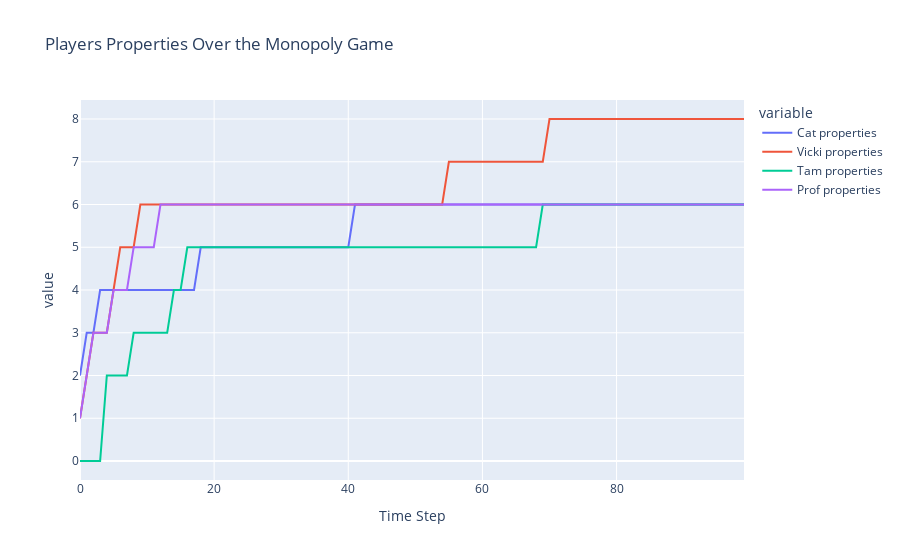

This figure's notebook cell:
### Code cell
df = pd.DataFrame({'Time Step': range(len(properties[0])), 'Cat properties': properties[0], 'Vicki properties': properties[1], 
                   'Tam properties': properties[2], 'Prof properties': properties[3]})
fig = px.line(df, x='Time Step', y=['Cat properties', 'Vicki properties', 'Tam properties', 'Prof properties'], title='Players Properties Over the Monopoly Game')
fig.show()

### Figure 1 — Plotly figure (JSON) as saved in the notebook; plotly's stock layout.template omitted (floating-point values rounded to 4 significant figures)
{"data": [{"hovertemplate": "variable=Cat properties<br>Time Step=%{x}<br>value=%{y}<extra></extra>", "legendgroup": "Cat properties", "line": {"color": "#636efa", "dash": "solid"}, "marker": {"symbol": "circle"}, "mode": "lines", "name": "Cat properties", "orientation": "v", "showlegend": true, "type": "scatter", "x": [0, 1, 2, 3, 4, 5, 6, 7, 8, 9, 10, 11, 12, 13, 14, 15, 16, 17, 18, 19, 20, 21, 22, 23, 24, 25, 26, 27, 28, 29, 30, 31, 32, 33, 34, 35, 36, 37, 38, 39, 40, 41, 42, 43, 44, 45, 46, 47, 48, 49, 50, 51, 52, 53, 54, 55, 56, 57, 58, 59, 60, 61, 62, 63, 64, 65, 66, 67, 68, 69, 70, 71, 72, 73, 74, 75, 76, 77, 78, 79, 80, 81, 82, 83, 84, 85, 86, 87, 88, 89, 90, 91, 92, 93, 94, 95, 96, 97, 98, 99], "xaxis": "x", "y": [2, 3, 3, 4, 4, 4, 4, 4, 4, 4, 4, 4, 4, 4, 4, 4, 4, 4, 5, 5, 5, 5, 5, 5, 5, 5, 5, 5, 5, 5, 5, 5, 5, 5, 5, 5, 5, 5, 5, 5, 5, 6, 6, 6, 6, 6, 6, 6, 6, 6, 6, 6, 6, 6, 6, 6, 6, 6, 6, 6, 6, 6, 6, 6, 6, 6, 6, 6, 6, 6, 6, 6, 6, 6, 6, 6, 6, 6, 6, 6, 6, 6, 6, 6, 6, 6, 6, 6, 6, 6, 6, 6, 6, 6, 6, 6, 6, 6, 6, 6], "yaxis": "y"}, {"hovertemplate": "variable=Vicki properties<br>Time Step=%{x}<br>value=%{y}<extra></extra>", "legendgroup": "Vicki properties", "line": {"color": "#EF553B", "dash": "solid"}, "marker": {"symbol": "circle"}, "mode": "lines", "name": "Vicki properties", "orientation": "v", "showlegend": true, "type": "scatter", "x": [0, 1, 2, 3, 4, 5, 6, 7, 8, 9, 10, 11, 12, 13, 14, 15, 16, 17, 18, 19, 20, 21, 22, 23, 24, 25, 26, 27, 28, 29, 30, 31, 32, 33, 34, 35, 36, 37, 38, 39, 40, 41, 42, 43, 44, 45, 46, 47, 48, 49, 50, 51, 52, 53, 54, 55, 56, 57, 58, 59, 60, 61, 62, 63, 64, 65, 66, 67, 68, 69, 70, 71, 72, 73, 74, 75, 76, 77, 78, 79, 80, 81, 82, 83, 84, 85, 86, 87, 88, 89, 90, 91, 92, 93, 94, 95, 96, 97, 98, 99], "xaxis": "x", "y": [1, 2, 3, 3, 3, 4, 5, 5, 5, 6, 6, 6, 6, 6, 6, 6, 6, 6, 6, 6, 6, 6, 6, 6, 6, 6, 6, 6, 6, 6, 6, 6, 6, 6, 6, 6, 6, 6, 6, 6, 6, 6, 6, 6, 6, 6, 6, 6, 6, 6, 6, 6, 6, 6, 6, 7, 7, 7, 7, 7, 7, 7, 7, 7, 7, 7, 7, 7, 7, 7, 8, 8, 8, 8, 8, 8, 8, 8, 8, 8, 8, 8, 8, 8, 8, 8, 8, 8, 8, 8, 8, 8, 8, 8, 8, 8, 8, 8, 8, 8], "yaxis": "y"}, {"hovertemplate": "variable=Tam properties<br>Time Step=%{x}<br>value=%{y}<extra></extra>", "legendgroup": "Tam properties", "line": {"color": "#00cc96", "dash": "solid"}, "marker": {"symbol": "circle"}, "mode": "lines", "name": "Tam properties", "orientation": "v", "showlegend": true, "type": "scatter", "x": [0, 1, 2, 3, 4, 5, 6, 7, 8, 9, 10, 11, 12, 13, 14, 15, 16, 17, 18, 19, 20, 21, 22, 23, 24, 25, 26, 27, 28, 29, 30, 31, 32, 33, 34, 35, 36, 37, 38, 39, 40, 41, 42, 43, 44, 45, 46, 47, 48, 49, 50, 51, 52, 53, 54, 55, 56, 57, 58, 59, 60, 61, 62, 63, 64, 65, 66, 67, 68, 69, 70, 71, 72, 73, 74, 75, 76, 77, 78, 79, 80, 81, 82, 83, 84, 85, 86, 87, 88, 89, 90, 91, 92, 93, 94, 95, 96, 97, 98, 99], "xaxis": "x", "y": [0, 0, 0, 0, 2, 2, 2, 2, 3, 3, 3, 3, 3, 3, 4, 4, 5, 5, 5, 5, 5, 5, 5, 5, 5, 5, 5, 5, 5, 5, 5, 5, 5, 5, 5, 5, 5, 5, 5, 5, 5, 5, 5, 5, 5, 5, 5, 5, 5, 5, 5, 5, 5, 5, 5, 5, 5, 5, 5, 5, 5, 5, 5, 5, 5, 5, 5, 5, 5, 6, 6, 6, 6, 6, 6, 6, 6, 6, 6, 6, 6, 6, 6, 6, 6, 6, 6, 6, 6, 6, 6, 6, 6, 6, 6, 6, 6, 6, 6, 6], "yaxis": "y"}, {"hovertemplate": "variable=Prof properties<br>Time Step=%{x}<br>value=%{y}<extra></extra>", "legendgroup": "Prof properties", "line": {"color": "#ab63fa", "dash": "solid"}, "marker": {"symbol": "circle"}, "mode": "lines", "name": "Prof properties", "orientation": "v", "showlegend": true, "type": "scatter", "x": [0, 1, 2, 3, 4, 5, 6, 7, 8, 9, 10, 11, 12, 13, 14, 15, 16, 17, 18, 19, 20, 21, 22, 23, 24, 25, 26, 27, 28, 29, 30, 31, 32, 33, 34, 35, 36, 37, 38, 39, 40, 41, 42, 43, 44, 45, 46, 47, 48, 49, 50, 51, 52, 53, 54, 55, 56, 57, 58, 59, 60, 61, 62, 63, 64, 65, 66, 67, 68, 69, 70, 71, 72, 73, 74, 75, 76, 77, 78, 79, 80, 81, 82, 83, 84, 85, 86, 87, 88, 89, 90, 91, 92, 93, 94, 95, 96, 97, 98, 99], "xaxis": "x", "y": [1, 2, 3, 3, 3, 4, 4, 4, 5, 5, 5, 5, 6, 6, 6, 6, 6, 6, 6, 6, 6, 6, 6, 6, 6, 6, 6, 6, 6, 6, 6, 6, 6, 6, 6, 6, 6, 6, 6, 6, 6, 6, 6, 6, 6, 6, 6, 6, 6, 6, 6, 6, 6, 6, 6, 6, 6, 6, 6, 6, 6, 6, 6, 6, 6, 6, 6, 6, 6, 6, 6, 6, 6, 6, 6, 6, 6, 6, 6, 6, 6, 6, 6, 6, 6, 6, 6, 6, 6, 6, 6, 6, 6, 6, 6, 6, 6, 6, 6, 6], "yaxis": "y"}], "layout": {"legend": {"title": {"text": "variable"}, "tracegroupgap": 0}, "title": {"text": "Players Properties Over the Monopoly Game"}, "xaxis": {"anchor": "y", "domain": [0, 1], "title": {"text": "Time Step"}}, "yaxis": {"anchor": "x", "domain": [0, 1], "title": {"text": "value"}}}}
